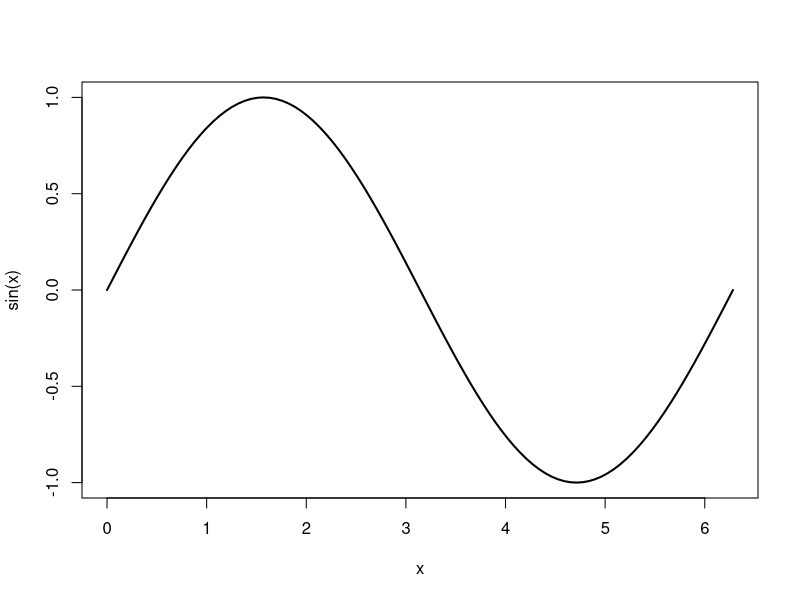

Write the R code that produced this figure. (Note: this script raises an error after producing the figure.)
## ---- chunk 1
library(mvtnorm)

# goal
curve(sin(x), from = 0, to = 2*pi, lwd = 2)

# prior
N <- 50
grid <- matrix(seq(0, 2*pi, length.out = N), nrow = N)
Kff <- covMatrix(X = grid, sig2 = 1, l = 1)
prior.draws <- rmvnorm(5, mean = rep(0, N), sigma = Kff)

for (i in 1:nrow(prior.draws)) {
  points(x = grid, y = prior.draws[i,], type = "l", col = i)
}

# observations
x <- c(0, 2, 5, 6)
x <- matrix(x, nrow = length(x))
y <- sin(x)
points(x = x, y = y, pch = 16, col = "green", cex = 3)

Kfy.joint <- covMatrix(X = rbind(grid, x), sig2 = 1, l = 1)
Kyy <- covMatrix(X = x, sig2 = 1, l = 1)
Kfy <- Kfy.joint[1:N, (N+1):ncol(Kfy.joint)]

# posterior
post.mean <- Kfy %*% solve(Kyy) %*% (y - 0)
points(x = grid, y = post.mean, type = "l", col = "purple", lwd = 2)

post.covar <- Kff - Kfy %*% solve(Kyy) %*% t(Kfy)
posterior.draws <- rmvnorm(5, mean = post.mean, sigma = post.covar)

for (i in 1:nrow(posterior.draws)) {
  points(x = grid, y = posterior.draws[i,], type = "l", col = "pink", lwd = 2)
}

points(x = x, y = y, pch = 16, col = "green", cex = 3)

# predictive distribution
## ---- chunk 2




